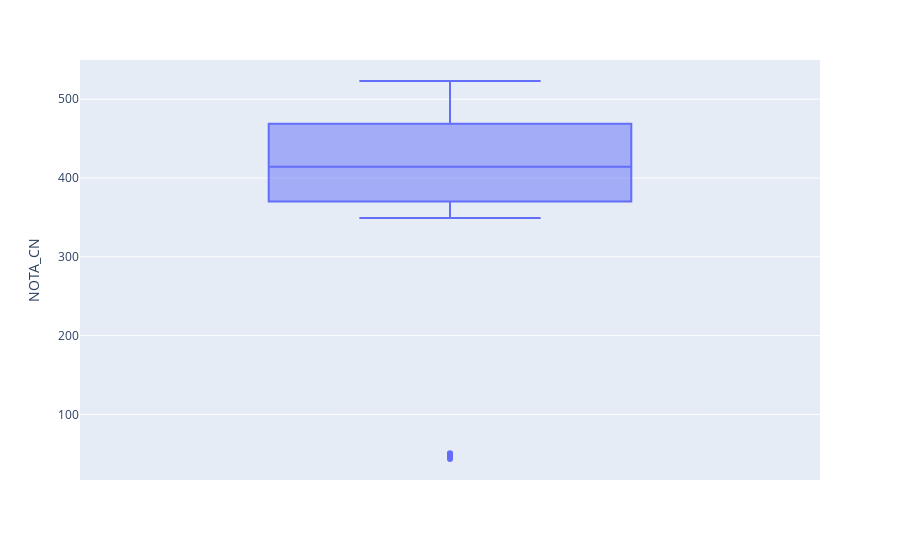

Write notebook code for a chart like this one.
### Code cell
grafico = px.box(notas_colegiox, y="NOTA_CN")
grafico.show()

### Figure 1 — Plotly figure (JSON) as saved in the notebook; plotly's stock layout.template omitted (floating-point values rounded to 4 significant figures)
{"data": [{"alignmentgroup": "True", "hovertemplate": "NOTA_CN=%{y}<extra></extra>", "legendgroup": "", "marker": {"color": "#636efa"}, "name": "", "notched": false, "offsetgroup": "", "orientation": "v", "showlegend": false, "type": "box", "x0": " ", "xaxis": "x", "y": [46.3, 505.9, 449.4, 468.6, 414.3, 397.8, 469.1, 436.3, 464.8, 465.8, 497.6, 424.1, 50.7, 518.3, 516.8, 421.9, 494.4, 460.2, 349.3, 381.2, 49.3, 418.7, 454.7, 486.5, 43.4, 392.8, 366.5, 49.4, 371.4, 47.8, 391.5, 411.2, 405.8, 49.8, 412.1, 382.1, 521.6, 49.5, 478.2, 371.5, 523.1], "y0": " ", "yaxis": "y"}], "layout": {"boxmode": "group", "legend": {"tracegroupgap": 0}, "margin": {"t": 60}, "xaxis": {"anchor": "y", "domain": [0, 1]}, "yaxis": {"anchor": "x", "domain": [0, 1], "title": {"text": "NOTA_CN"}}}}
